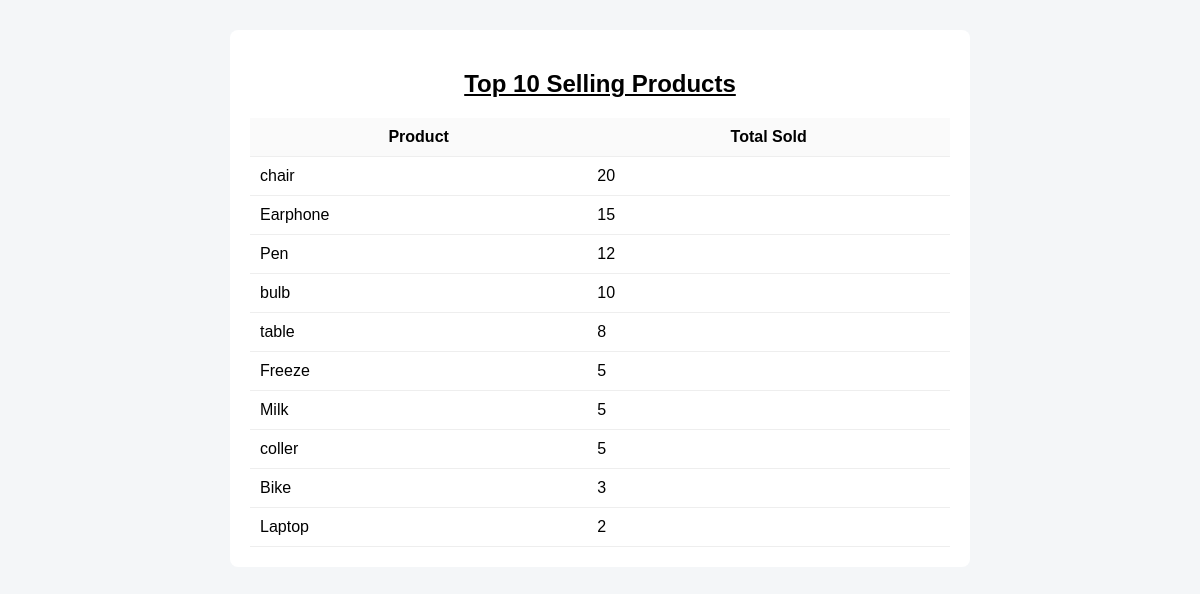
Page /a1/top-products-page/ on the earlier database version.
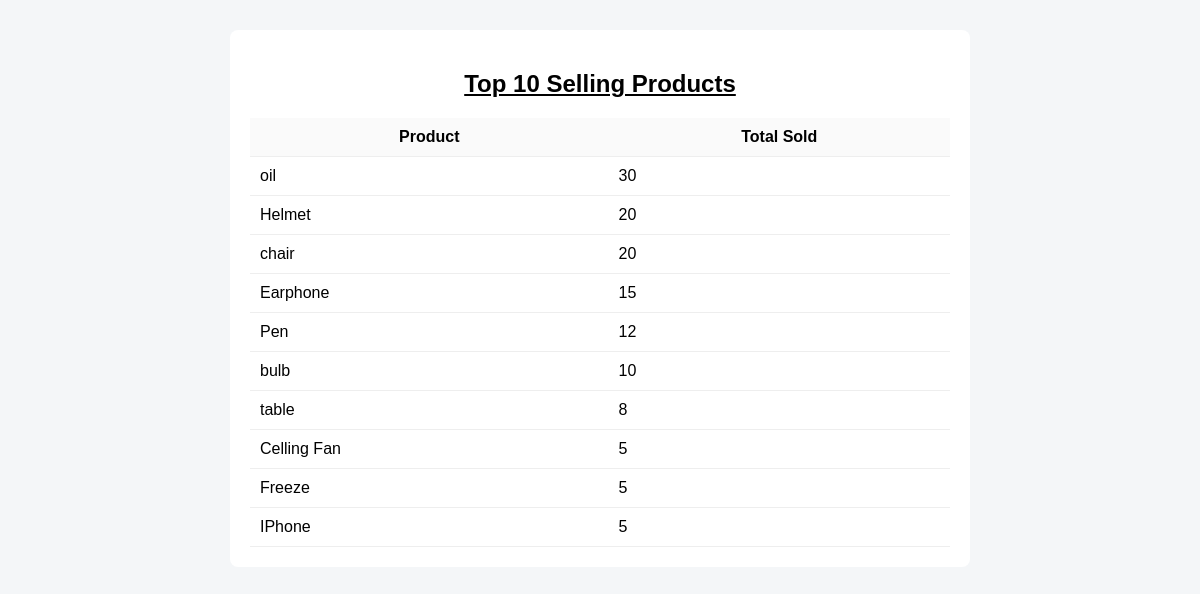
Same page on the later database version.
### shop/models.py (models this page shows)
class Product(models.Model):
    name = models.CharField(max_length=255, unique=True, db_index=True)
    price = models.DecimalField(max_digits=12, decimal_places=2)
    stock_qty = models.IntegerField()

### shop/views.py (the view)
# urls.py: path('top-products-page/', views.top_products_page, name='top_products_page'),
def top_products_page(request):
    data = (
    Order.objects.values('product__name')
    .annotate(total_sold=Sum('quantity'))
    .order_by('-total_sold')[:10]
    )
    print("anuj7----", data)
    return render(request, 'shop/top_10_products.html', {'products': data})

### shop/templates/shop/top_10_products.html (shortened to what this page needs)
<!doctype html>
<html>
<head>
</head>
<body>
    <div class="container">
        <u><center><h2>Top 10 Selling Products</h2></center></u>
        <table>
           <tr><th>Product</th><th>Total Sold</th></tr>
           {% for p in products %}
           <tr>
             <td>{{ p.product__name }}</td>
             <td>{{ p.total_sold }}</td>
           </tr>
           {% endfor %}
        </table>
    </div>
</body>
</html>

Differences in the rows shown:
no longer on this page (row unchanged): Product: product__name "Milk", total_sold "5"
no longer on this page (row unchanged): Product: product__name "coller", total_sold "5"
no longer on this page (row unchanged): Product: product__name "Bike", total_sold "3"
no longer on this page (row unchanged): Product: product__name "Laptop", total_sold "2"
added Product: product__name "oil", total_sold "30"
added Product: product__name "Helmet", total_sold "20"
added Product: product__name "Celling Fan", total_sold "5"
added Product: product__name "IPhone", total_sold "5"
